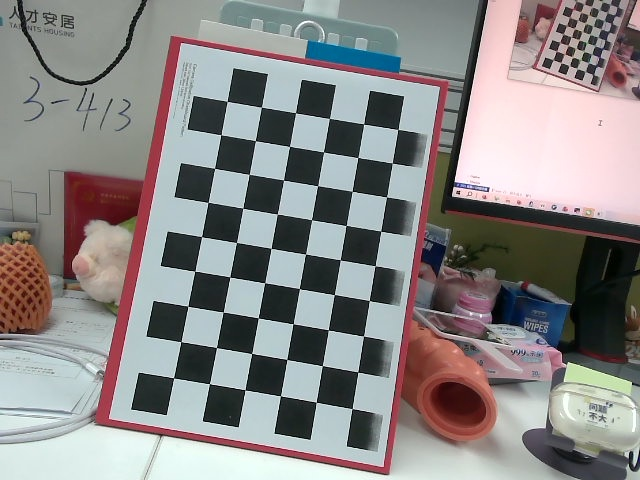
#> input picture calibration/images/calib_1.jpg, 640 x 480 px, found by its file name; its folder holds only this picture in this run
$ python calibrate_from_images.py --pattern images/calib_1.jpg
#> lines starting #> are read from the running program, lines starting #| are printed output that depends on the picture
#!/usr/bin/env python3
"""
Batch calibrate using the images captured by camera_calibration.exe.

The script scans calibration/images/ for chessboard photos (calib_*.jpg by default),
detects the 9x6 inner corners, and runs cv.calibrateCamera without requiring the
interactive capture flow.
"""

from __future__ import annotations

import argparse
import sys
from pathlib import Path
from typing import List, Tuple

import cv2
import numpy as np


BOARD_SIZE: Tuple[int, int] = (9, 6)  # inner corners (columns, rows)
SQUARE_SIZE_MM: float = 25.0


def parse_args() -> argparse.Namespace:
    parser = argparse.ArgumentParser(
        description="Calibrate using saved chessboard photos instead of live capture."
    )
    parser.add_argument(
        "--image-dir",
        type=Path,
        default=Path(__file__).resolve().parent / "images",
        help="Directory that contains calib_*.jpg images (default: calibration/images)",
    )
    parser.add_argument(
        "--pattern",
        default="calib_*.jpg",
        help="Glob pattern for calibration images (default: calib_*.jpg)",
    )
    parser.add_argument(
        "--output",
        type=Path,
        default=Path(__file__).resolve().parent / "camera_calibration_from_images.yaml",
        help="Path of the YAML file to store calibration results.",
    )
    return parser.parse_args()


def prepare_object_points() -> np.ndarray:
    """Pre-compute the chessboard coordinates in millimeters."""
    objp = np.zeros((BOARD_SIZE[0] * BOARD_SIZE[1], 3), np.float32)
    objp[:, :2] = (
        np.mgrid[0 : BOARD_SIZE[0], 0 : BOARD_SIZE[1]].T.reshape(-1, 2)
        * SQUARE_SIZE_MM
    )
    return objp


def load_image_paths(image_dir: Path, pattern: str) -> List[Path]:
    paths = sorted(image_dir.glob(pattern))
    return [p for p in paths if p.is_file()]


def main() -> int:
    args = parse_args()
    image_paths = load_image_paths(args.image_dir, args.pattern)

    if not image_paths:
        print(f"No images found in {args.image_dir} matching '{args.pattern}'.")
        return 1

    obj_points: List[np.ndarray] = []
    img_points: List[np.ndarray] = []
    objp = prepare_object_points()
    image_size: Tuple[int, int] | None = None

    print(f"Found {len(image_paths)} candidate images, scanning for chessboards...")
    for path in image_paths:
        image = cv2.imread(str(path))
#> image is the input picture: shape (480, 640, 3); mean B, G, R 135.3, 136, 138.4
        if image is None:
            print(f"  [SKIP] Unable to read {path}")
            continue

        gray = cv2.cvtColor(image, cv2.COLOR_BGR2GRAY)
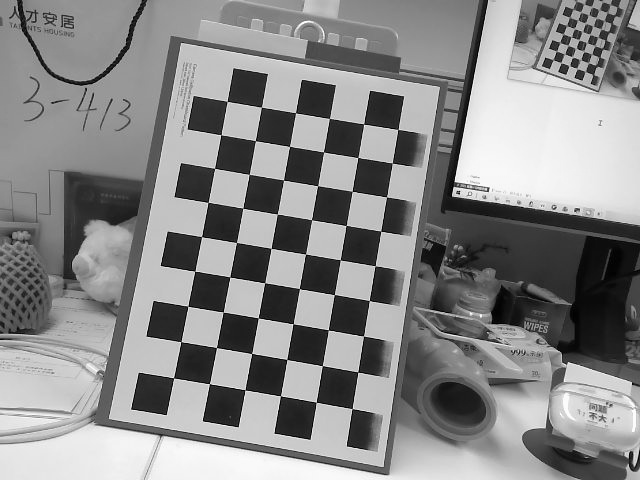
#> gray: shape (480, 640); min 0, max 255, mean 136.7
        found, corners = cv2.findChessboardCorners(
            gray,
            BOARD_SIZE,
            cv2.CALIB_CB_ADAPTIVE_THRESH | cv2.CALIB_CB_NORMALIZE_IMAGE,
        )
#> found = True; corners = 54 rows, first 8: [173.5, 377.9], [180.8, 341.5], [187.6, 306.1], [194.7, 271.3], [201.5, 236.5], [208, 202.4], [214.6, 168.3], [220.9, 134.6]
        if not found:
            print(f"  [FAIL] {path.name}: chessboard not detected")
            continue

        cv2.cornerSubPix(
            gray,
            corners,
            (11, 11),
            (-1, -1),
            (cv2.TERM_CRITERIA_EPS + cv2.TERM_CRITERIA_MAX_ITER, 30, 0.1),
        )

        obj_points.append(objp.copy())
        img_points.append(corners)
        image_size = (gray.shape[1], gray.shape[0])
#> image_size = (640, 480)
        print(f"  [OK]   {path.name}")

    if len(img_points) < 10:
        print(f"Need at least 10 valid images, got {len(img_points)}.")
#| Need at least 10 valid images, got 1.
        return 1

    assert image_size is not None
    print(f"\nRunning calibration with {len(img_points)} images...")
    rms, camera_matrix, dist_coeffs, rvecs, tvecs = cv2.calibrateCamera(
        obj_points,
        img_points,
        image_size,
        None,
        None,
        flags=cv2.CALIB_FIX_PRINCIPAL_POINT,
    )

    print("\n=== Calibration Results ===")
    print(f"Image size: {image_size[0]} x {image_size[1]}")
    print(f"RMS reprojection error: {rms:.4f}")
    print("Camera matrix:\n", camera_matrix)
    print("Distortion coefficients:\n", dist_coeffs.ravel())

    args.output.parent.mkdir(parents=True, exist_ok=True)
    fs = cv2.FileStorage(str(args.output), cv2.FILE_STORAGE_WRITE)
    fs.write("image_width", image_size[0])
    fs.write("image_height", image_size[1])
    fs.write("board_width", BOARD_SIZE[0])
    fs.write("board_height", BOARD_SIZE[1])
    fs.write("square_size_mm", SQUARE_SIZE_MM)
    fs.write("camera_matrix", camera_matrix)
    fs.write("distortion_coefficients", dist_coeffs)
    fs.write("rms_reprojection_error", rms)
    fs.release()

    print(f"\nSaved calibration to {args.output}")
    print("Update config/camera_config.yaml with:")
    print(f"  fx={camera_matrix[0,0]:.6f}, fy={camera_matrix[1,1]:.6f}")
    print(f"  cx={camera_matrix[0,2]:.6f}, cy={camera_matrix[1,2]:.6f}")

    coeffs = dist_coeffs.ravel()
    padded = np.zeros(5, dtype=np.float64)
    padded[: min(5, coeffs.size)] = coeffs[: min(5, coeffs.size)]
    print(
        "  k1={:.6f}, k2={:.6f}, p1={:.6f}, p2={:.6f}, k3={:.6f}".format(
            padded[0], padded[1], padded[2], padded[3], padded[4]
        )
    )

    return 0


if __name__ == "__main__":
#> (the run stopped early here; a loop or call above may not have finished)

$ run again, on calibration/images/calib_13.jpg
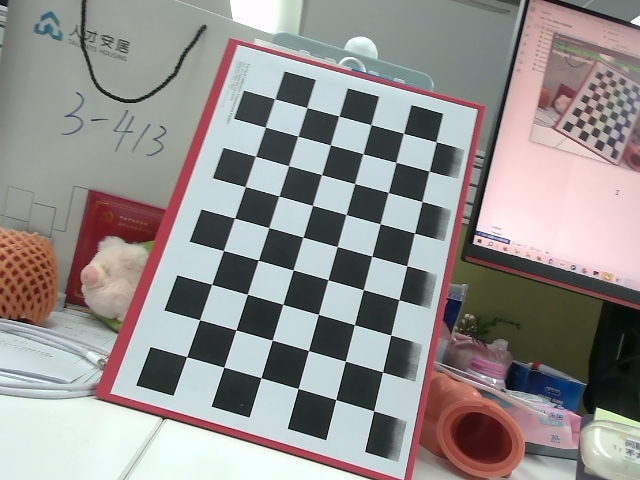
#> input picture calibration/images/calib_13.jpg, 640 x 480 px, found by its file name
#> in main, image is the input picture: shape (480, 640, 3); mean B, G, R 143, 144.7, 148.2
#> in main, `gray = cv2.cvtColor(image, cv2.COLOR_BGR2GRAY)`:
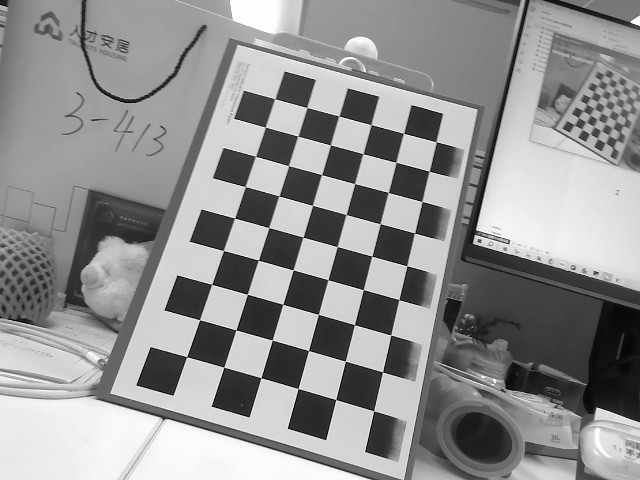
#> gray: shape (480, 640); min 0, max 255, mean 145.6
#> found = True; corners = 54 rows, first 8: [186.6, 356.7], [199.7, 319.7], [211.7, 284.2], [223.4, 250.5], [234.7, 218.1], [245.4, 186.5], [255.6, 156.3], [265.3, 127.1]
#| Need at least 10 valid images, got 1.

$ run again, on calibration/images/calib_14.jpg
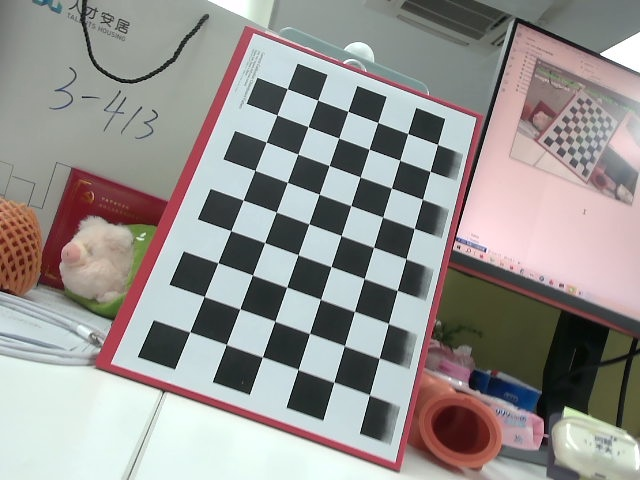
#> input picture calibration/images/calib_14.jpg, 640 x 480 px, found by its file name
#> in main, image is the input picture: shape (480, 640, 3); mean B, G, R 145, 147.5, 150.2
#> in main, `gray = cv2.cvtColor(image, cv2.COLOR_BGR2GRAY)`:
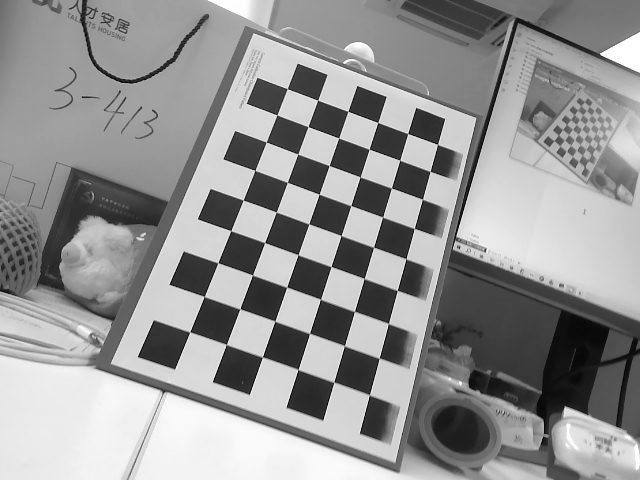
#> gray: shape (480, 640); min 1, max 255, mean 148.1
#> found = True; corners = 54 rows, first 8: [189.7, 331.7], [204.2, 296.5], [217.9, 262.6], [230.7, 230.6], [243.2, 200.1], [255.1, 170.3], [266.3, 142.1], [277, 115]
#| Need at least 10 valid images, got 1.

$ run again, on calibration/images/calib_15.jpg
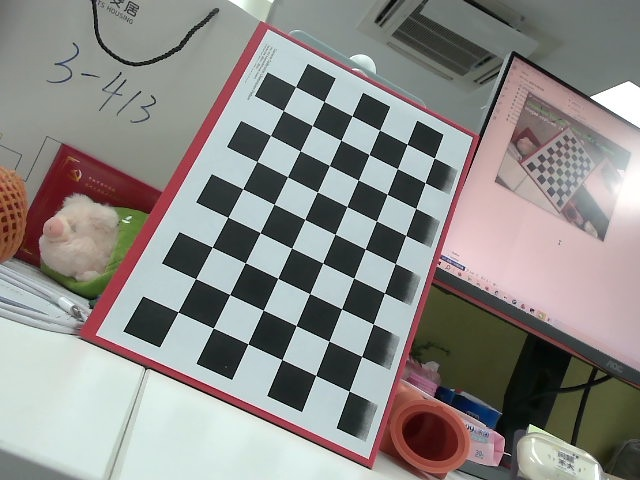
#> input picture calibration/images/calib_15.jpg, 640 x 480 px, found by its file name
#> in main, image is the input picture: shape (480, 640, 3); mean B, G, R 135.8, 138.7, 140.5
#> in main, `gray = cv2.cvtColor(image, cv2.COLOR_BGR2GRAY)`:
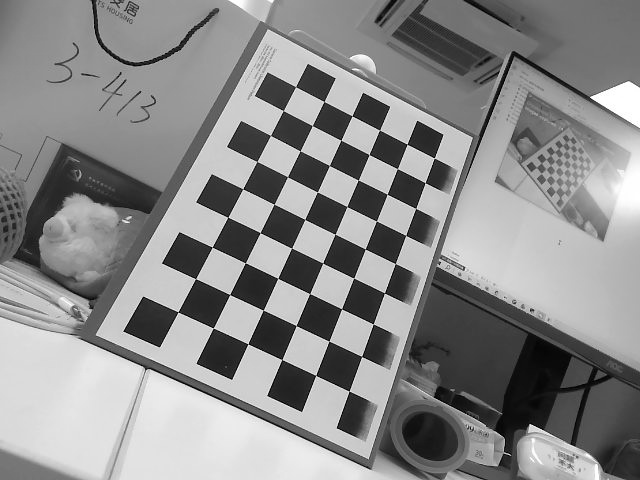
#> gray: shape (480, 640); min 0, max 255, mean 138.9
#> found = True; corners = 54 rows, first 8: [178, 312], [195.6, 278.7], [212.3, 247.2], [227.7, 217.3], [242.7, 188.8], [257, 161.5], [270.5, 135.5], [283.4, 110.6]
#| Need at least 10 valid images, got 1.

$ run again, on calibration/images/calib_10.jpg
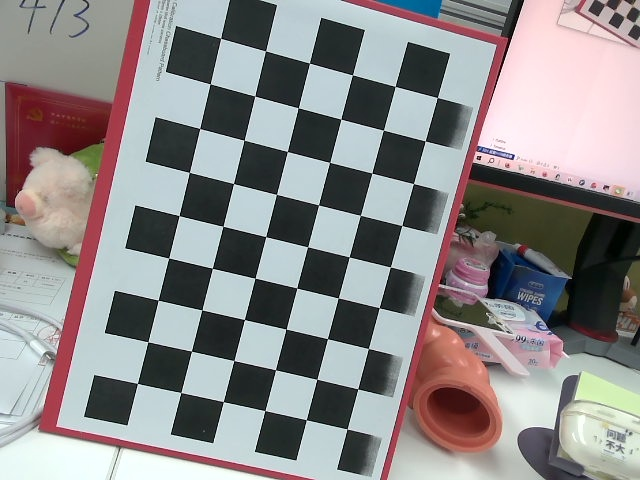
#> input picture calibration/images/calib_10.jpg, 640 x 480 px, found by its file name
#> in main, image is the input picture: shape (480, 640, 3); mean B, G, R 138.9, 138.5, 141.3
#> in main, `gray = cv2.cvtColor(image, cv2.COLOR_BGR2GRAY)`:
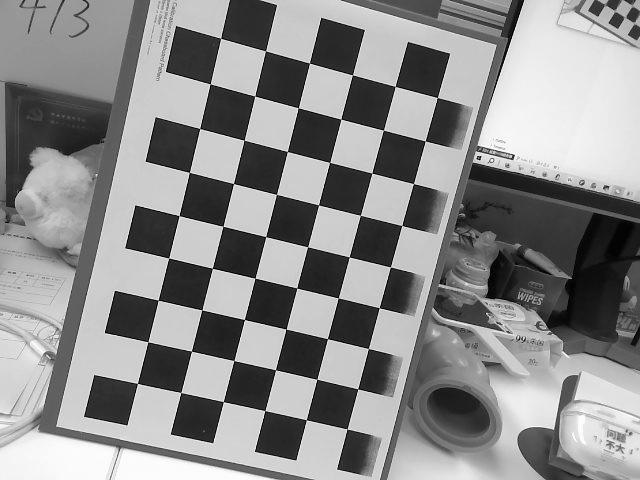
#> gray: shape (480, 640); min 0, max 255, mean 139.4
#> found = True; corners = 54 rows, first 8: [137.4, 383.3], [147.8, 341.7], [158.3, 300.3], [168.7, 257.8], [179.3, 215.7], [189.2, 172.4], [199.8, 128.5], [210.3, 83.79]
#| Need at least 10 valid images, got 1.
